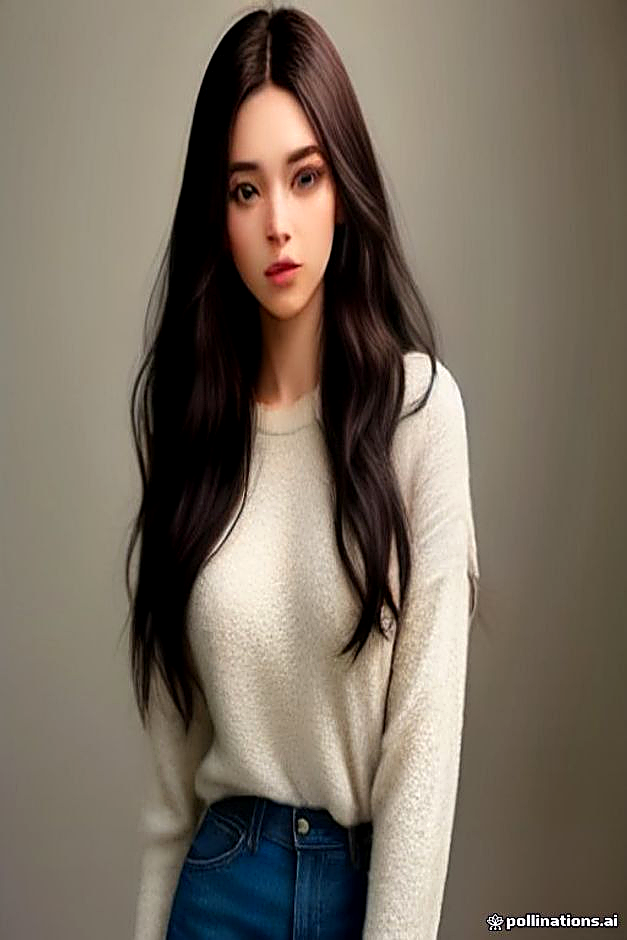
#> input picture gallery/personagem_ia_linda_01.png, 627 x 940 px; its folder holds only this picture in this run
$ python paint_pin32_masterpiece.py --input gallery/personagem_ia_linda_01.png
#> lines starting #> are read from the running program, lines starting #| are printed output that depends on the picture; after the words box and inside, x2 and y2 are one past the last pixel; in counts of white or black regions, pixels touching at a corner belong together
### termux_compat.py
"""Small optional Termux integrations shared by the local renderers."""
from __future__ import annotations

import os
import shutil
import subprocess
from pathlib import Path


def scan_media(image_path: str | Path) -> bool:
    """Ask Android's media indexer to notice a saved image when available."""
    scanner = shutil.which('termux-media-scan')
    if not scanner:
        return False
    try:
        result = subprocess.run([scanner, str(image_path)], capture_output=True, check=False, timeout=10)
        return result.returncode == 0
    except (OSError, subprocess.TimeoutExpired):
        return False


def output_dir() -> Path:
    """Writable destination, including phones without storage permission."""
    configured = os.environ.get('PAINT_OUTPUT_DIR')
    choices = [Path(configured).expanduser()] if configured else [Path('/storage/emulated/0/Download'), Path(__file__).resolve().parent / 'gallery']
    for folder in choices:
        try:
            folder.mkdir(parents=True, exist_ok=True)
            if os.access(folder, os.W_OK):
                return folder
        except OSError:
            pass
    raise OSError('Pasta de saída sem permissão de escrita.')

### paint_pin32_masterpiece.py
#!/usr/bin/env python3
"""
paint_pin32_masterpiece.py - Pintura Artística Completa da Imagem PIN32.png
Pinta a personagem com fidelidade à anatomia e estética Blackcore/Anime,
cria um fundo maravilhoso (lua celestial, nebulosa cósmica, partículas e pétalas)
e integra a lineart original de forma orgânica e profissional.
"""

from __future__ import annotations
import argparse
import math, os, random, subprocess, sys, time
from collections import deque
from pathlib import Path
from termux_compat import scan_media, output_dir
from PIL import Image, ImageDraw, ImageFilter, ImageEnhance, ImageOps

INPUT_PATH = Path("/storage/emulated/0/Pictures/PIN32.png")
OUT_DIR_DL = Path("/storage/emulated/0/Download")
OUT_DIR_PIC = Path("/storage/emulated/0/Pictures")

def main():
    global INPUT_PATH
    parser = argparse.ArgumentParser(description='Colorização procedural específica de lineart PIN32; revise as máscaras antes de usar em outras personagens.')
    parser.add_argument('--input', default=str(INPUT_PATH))
    parser.add_argument('--output', help='PNG de saída; padrão na pasta de saída configurada')
    parser.add_argument('--max-edge', type=int, default=1200)
    args = parser.parse_args()
    if not 128 <= args.max_edge <= 1440: parser.error('--max-edge deve estar entre 128 e 1440')
    INPUT_PATH = Path(args.input).expanduser()
    destination = Path(args.output).expanduser() if args.output else output_dir() / 'PIN32_pintada_maravilhosa.png'
    destination.parent.mkdir(parents=True, exist_ok=True)
    print("==================================================================")
    print("🖤 BLACKCORE // PINTURA DIGITAL PROFISSIONAL DE PIN32.png")
    print("==================================================================")
    t0 = time.time()

    if not INPUT_PATH.exists():
        print(f"❌ Arquivo não encontrado: {INPUT_PATH}")
        sys.exit(1)

    orig_img = Image.open(INPUT_PATH).convert("RGBA")
    orig_img.thumbnail((args.max_edge,args.max_edge),Image.Resampling.LANCZOS)
    w, h = orig_img.size
    print(f"📖 Imagem carregada: {INPUT_PATH} ({w}x{h}, modo {orig_img.mode})")
#| 📖 Imagem carregada: gallery/personagem_ia_linda_01.png (627x940, modo RGBA)

    gray = orig_img.convert("L")
    cx, cy = w // 2, h // 2

    # -------------------------------------------------------------------------
    # 1. SEGMENTAÇÃO PRECISA DO FUNDO EXTERNO VS SILHUETA DA PERSONAGEM
    # -------------------------------------------------------------------------
    print("🔍 [1/6] Segmentando a silhueta da personagem e o fundo...")
    visited = bytearray(w * h)
    bg_mask_bytes = bytearray(w * h)
    queue = deque()

    # Sementes nas 4 bordas onde o pixel é branco/cinza claro (> 185)
    for x in range(w):
        for y in (0, h - 1):
            idx = y * w + x
            if gray.getpixel((x, y)) > 185 and not visited[idx]:
                visited[idx] = 1
                queue.append((x, y))

    for y in range(h):
        for x in (0, w - 1):
            idx = y * w + x
            if gray.getpixel((x, y)) > 185 and not visited[idx]:
                visited[idx] = 1
                queue.append((x, y))

    # Flood fill para marcar todo o fundo externo conectado
    while queue:
        x, y = queue.popleft()
        bg_mask_bytes[y * w + x] = 255
        for dx, dy in ((-1, 0), (1, 0), (0, -1), (0, 1)):
            nx, ny = x + dx, y + dy
            if 0 <= nx < w and 0 <= ny < h:
                nidx = ny * w + nx
                if not visited[nidx]:
                    visited[nidx] = 1
                    if gray.getpixel((nx, ny)) > 175:
                        queue.append((nx, ny))

    outer_bg_mask = Image.frombytes("L", (w, h), bytes(bg_mask_bytes))
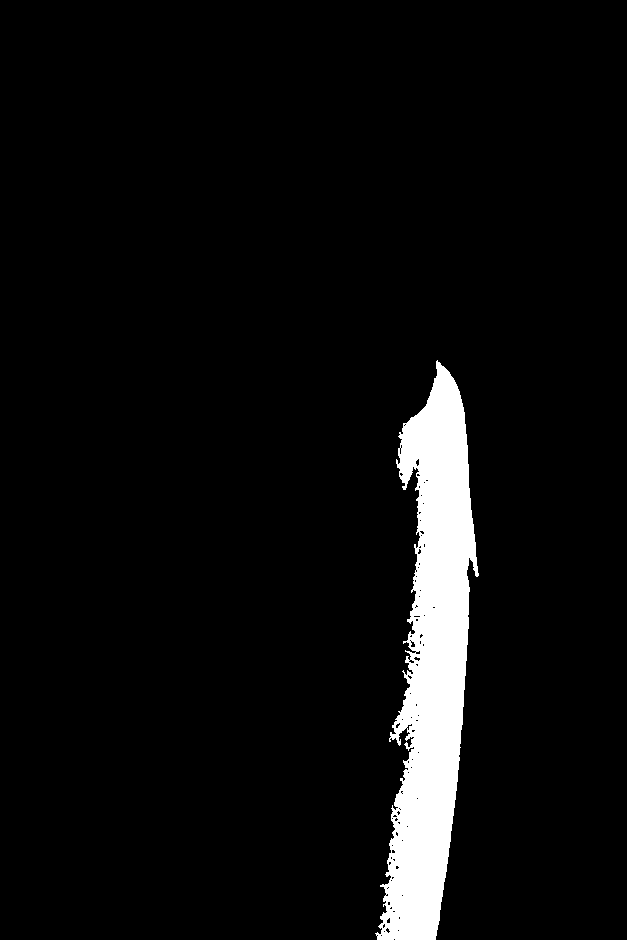
#> outer_bg_mask: PIL image 627x940 L; 5.4% white; 1 white region, box (x1, y1, x2, y2) and area: (375, 360, 479, 940) 31886
    # Máscara da personagem (invertida do fundo externo)
    char_mask = ImageOps.invert(outer_bg_mask)
    # Suavização suave das bordas para evitar serrilhado
    char_mask_soft = char_mask.filter(ImageFilter.GaussianBlur(1.5))

    # -------------------------------------------------------------------------
    # 2. EXTRAÇÃO E REFINAMENTO DA LINEART ORIGINAL
    # -------------------------------------------------------------------------
    print("✒️  [2/6] Extraindo e restaurando a arte linear original...")
    inv_gray = ImageOps.invert(gray)
    # Curva tonal para manter os traços nítidos sem ruído de fundo
    line_alpha = inv_gray.point(lambda p: int(min(255, p * 2.2)) if p > 22 else 0)

    # Criar camada de linha em tom mogno/obsidiana suave
    line_art_layer = Image.new("RGBA", (w, h), (14, 10, 20, 0))
    line_art_layer.putalpha(line_alpha)

    # -------------------------------------------------------------------------
    # 3. CRIAÇÃO DO FUNDO MARAVILHOSO (CELESTIAL, LUA, NEBULOSA & PARTÍCULAS)
    # -------------------------------------------------------------------------
    print("🌌 [3/6] Criando o fundo maravilhoso (Noite Celestial, Lua & Nebulosa)...")
    bg = Image.new("RGBA", (w, h), (0, 0, 0, 255))
    d_bg = ImageDraw.Draw(bg, "RGBA")

    # Gradiente Cósmico Noturno Rico
    for y in range(h):
        t = y / h
        if t < 0.35:
            # Topo: Azul da meia-noite profundo / Índigo estelar
            rt = t / 0.35
            r = int(8 + rt * 20)
            g = int(6 + rt * 12)
            b = int(24 + rt * 36)
        elif t < 0.75:
            # Meio: Violeta Aveludado & Carmesim Cósmico
            rt = (t - 0.35) / 0.40
            r = int(28 + rt * 80)
            g = int(18 + rt * 10)
            b = int(60 - rt * 15)
        else:
            # Base: Crepúsculo Quente / Âmbar Dourado Suave
            rt = (t - 0.75) / 0.25
            r = int(108 + rt * 90)
            g = int(28 + rt * 45)
            b = int(45 + rt * 15)
        d_bg.line([0, y, w, y], fill=(r, g, b, 255))

    # Grande Lua Celestial Dourada / Carmesim (Halo Iluminador)
    moon_x = int(w * 0.50)
    moon_y = int(h * 0.35)
    moon_r = int(w * 0.30)

    # Corona de Brilho Atmosférico em degradê suave
    moon_glow = Image.new("RGBA", (w, h), (0, 0, 0, 0))
    d_mg = ImageDraw.Draw(moon_glow, "RGBA")
    for r in range(int(moon_r * 2.2), moon_r, -4):
        t = 1.0 - (r - moon_r) / (moon_r * 1.2)
        alpha = int(115 * (t**1.8))
        d_mg.ellipse([moon_x - r, moon_y - r, moon_x + r, moon_y + r], fill=(255, 60, 110, alpha))

    # Disco lunar estilizado
    for r in range(moon_r, 0, -3):
        t = 1.0 - (r / moon_r)
        d_mg.ellipse([moon_x - r, moon_y - r, moon_x + r, moon_y + r], fill=(255, int(210 + t*45), int(160 + t*85), 255))

    moon_glow = moon_glow.filter(ImageFilter.GaussianBlur(12))
    bg = Image.alpha_composite(bg, moon_glow)
    d_bg = ImageDraw.Draw(bg, "RGBA")

    # Raios Volumétricos de Luz (God Rays)
    rays = Image.new("RGBA", (w, h), (0, 0, 0, 0))
    d_rays = ImageDraw.Draw(rays, "RGBA")
    for ang in range(-70, 250, 7):
        rad = math.radians(ang + random.uniform(-1.5, 1.5))
        rx = moon_x + math.cos(rad) * w * 1.3
        ry = moon_y + math.sin(rad) * h * 1.3
        d_rays.polygon([(moon_x, moon_y), (rx - 30, ry), (rx + 30, ry)], fill=(255, 190, 140, random.randint(6, 22)))
    rays = rays.filter(ImageFilter.GaussianBlur(16))
    bg = Image.alpha_composite(bg, rays)
    d_bg = ImageDraw.Draw(bg, "RGBA")

    # Nebulosa e Poeira Cósmica Estelar
    stars = Image.new("RGBA", (w, h), (0, 0, 0, 0))
    d_stars = ImageDraw.Draw(stars, "RGBA")
    for _ in range(180):
        sx = random.randint(0, w)
        sy = random.randint(0, int(h * 0.75))
        sr = random.randint(1, 4)
        c = random.choice([(255, 255, 255), (255, 210, 230), (200, 230, 255), (255, 220, 150)])
        d_stars.ellipse([sx - sr, sy - sr, sx + sr, sy + sr], fill=(*c, random.randint(90, 255)))
    bg = Image.alpha_composite(bg, stars)

    # Orbes Bokeh Flutuantes
    bokeh = Image.new("RGBA", (w, h), (0, 0, 0, 0))
    d_bk = ImageDraw.Draw(bokeh, "RGBA")
    for _ in range(35):
        bx = random.randint(int(w * 0.05), int(w * 0.95))
        by = random.randint(int(h * 0.05), int(h * 0.85))
        br = random.randint(15, 65)
        c = random.choice([(255, 40, 90), (255, 160, 80), (160, 80, 255), (255, 220, 180)])
        d_bk.ellipse([bx - br, by - br, bx + br, by + br], fill=(*c, random.randint(20, 60)))
    bokeh = bokeh.filter(ImageFilter.GaussianBlur(15))
    bg = Image.alpha_composite(bg, bokeh)

    # -------------------------------------------------------------------------
    # 4. PINTURA COMPLETA DA PERSONAGEM (PELE, OLHOS, CABELO, ROUPAS & ADORNOS)
    # -------------------------------------------------------------------------
    print("🎨 [4/6] Pintando a personagem com cores, sombras, pele, olhos e roupas...")
    char_paint = Image.new("RGBA", (w, h), (0, 0, 0, 0))
    d_char = ImageDraw.Draw(char_paint, "RGBA")

    # 4.1 Base do Cabelo (Raven Black com reflexos azul-noite e carmesim)
    hair_base = (14, 13, 22, 255)
    d_char.rectangle([0, 0, w, h], fill=hair_base)

    # 4.2 Rosto e Pele de Porcelana Delicada
    # Área aproximada da cabeça/face:
    skin_tone = (250, 245, 240, 255)
    shadow_skin = (220, 205, 215, 255)

    # Preenchimento base da face e pescoço
    face_polygon = [
        (cx - 160, cy - 220), (cx + 160, cy - 220),
        (cx + 175, cy - 10), (cx + 155, cy + 60),
        (cx + 105, cy + 130), (cx, cy + 170),
        (cx - 105, cy + 130), (cx - 155, cy + 60),
        (cx - 175, cy - 10)
    ]
    d_char.polygon(face_polygon, fill=skin_tone)

    # Pescoço e Clavícula
    neck_polygon = [
        (cx - 75, cy + 60), (cx + 75, cy + 60),
        (cx + 95, cy + 220), (cx - 95, cy + 220)
    ]
    d_char.polygon(neck_polygon, fill=skin_tone)
    # Sombra do pescoço
    d_char.polygon([
        (cx - 75, cy + 60), (cx + 75, cy + 60),
        (cx + 60, cy + 130), (cx - 60, cy + 130)
    ], fill=shadow_skin)

    # Blush Suave nas Bochechas (Airbrush Effect)
    blush_layer = Image.new("RGBA", (w, h), (0, 0, 0, 0))
    d_blush = ImageDraw.Draw(blush_layer, "RGBA")
    d_blush.ellipse([cx - 155, cy + 15, cx - 65, cy + 70], fill=(255, 140, 165, 120))
    d_blush.ellipse([cx + 65, cy + 15, cx + 155, cy + 70], fill=(255, 140, 165, 120))
    d_blush.ellipse([cx - 15, cy + 30, cx + 15, cy + 45], fill=(255, 160, 180, 90)) # ponta do nariz
    blush_layer = blush_layer.filter(ImageFilter.GaussianBlur(18))
    char_paint = Image.alpha_composite(char_paint, blush_layer)
    d_char = ImageDraw.Draw(char_paint, "RGBA")

    # Lábios Elegantes com Gloss
    mouth_y = cy + 95
    d_char.polygon([
        (cx - 32, mouth_y), (cx - 12, mouth_y - 4), (cx, mouth_y - 1),
        (cx + 12, mouth_y - 4), (cx + 32, mouth_y),
        (cx + 15, mouth_y + 11), (cx, mouth_y + 14), (cx - 15, mouth_y + 11)
    ], fill=(175, 25, 60, 240))
    d_char.ellipse([cx - 6, mouth_y + 3, cx + 6, mouth_y + 8], fill=(255, 210, 225, 180)) # gloss

    # 4.3 Olhos Cerveja/Rubi Cristalinos Radiantes
    eye_y = cy - 35
    for side in [-1, 1]:
        ex = cx + side * 82
        ew, eh = 48, 28
        # Fundo do olho (esclera)
        d_char.ellipse([ex - ew, eye_y - eh, ex + ew, eye_y + eh], fill=(244, 244, 252, 255))
        d_char.ellipse([ex - ew, eye_y - eh, ex + ew, eye_y - eh + 14], fill=(210, 205, 220, 140)) # sombra da pálpebra

        # Íris Rubi
        iris_r = 21
        for ir in range(iris_r, 0, -2):
            t = 1.0 - (ir / iris_r)
            ic = (int(190 + t * 65), int(t * 70), int(40 + t * 75), 255)
            d_char.ellipse([ex - ir, eye_y - ir, ex + ir, eye_y + ir], fill=ic)

        # Micro-fibras radiantes
        for ang in range(0, 360, 24):
            rad = math.radians(ang)
            fx1 = ex + math.cos(rad) * (iris_r * 0.25)
            fy1 = eye_y + math.sin(rad) * (iris_r * 0.25)
            fx2 = ex + math.cos(rad) * (iris_r * 0.88)
            fy2 = eye_y + math.sin(rad) * (iris_r * 0.88)
            d_char.line([fx1, fy1, fx2, fy2], fill=(255, 175, 210, 170), width=2)

        # Pupila vertical gótica
        d_char.ellipse([ex - 3, eye_y - 14, ex + 3, eye_y + 14], fill=(12, 2, 6, 255))

        # Catchlights (Brilho Estelar nos Olhos)
        d_char.ellipse([ex - 7, eye_y - 9, ex - 1, eye_y - 3], fill=(255, 255, 255, 255))
        d_char.ellipse([ex + 4, eye_y + 4, ex + 8, eye_y + 8], fill=(255, 220, 240, 240))

    # 4.4 Cabelo: Reflexos e Mechas Volumosas
    hair_highlights = Image.new("RGBA", (w, h), (0, 0, 0, 0))
    d_hh = ImageDraw.Draw(hair_highlights, "RGBA")

    # Brilho Angelical (Tenshi no Wa / Halo no Cabelo)
    halo_y = cy - 120
    for hx in range(cx - 180, cx + 180, 6):
        dist = abs(hx - cx)
        if dist < 160:
            bright = int(140 * math.cos(dist / 160 * math.pi * 0.5))
            d_hh.line([hx, halo_y - random.randint(4, 18), hx, halo_y + random.randint(4, 18)], fill=(120, 150, 220, bright), width=3)
            d_hh.line([hx, halo_y - random.randint(2, 10), hx, halo_y + random.randint(2, 10)], fill=(255, 180, 210, bright), width=2)

    # Mechas esvoaçantes nas laterais
    for side in [-1, 1]:
        for i in range(25):
            x0 = cx + side * (120 + i * 8)
            y0 = cy - 160 + i * 6
            x1 = x0 + side * random.randint(20, 70)
            y1 = y0 + random.randint(150, 450)
            d_hh.line([x0, y0, x1, y1], fill=(100, 130, 200, random.randint(50, 130)), width=3)
            d_hh.line([x0, y0, x1, y1], fill=(255, 80, 130, random.randint(30, 80)), width=2)

    hair_highlights = hair_highlights.filter(ImageFilter.GaussianBlur(3))
    char_paint = Image.alpha_composite(char_paint, hair_highlights)
    d_char = ImageDraw.Draw(char_paint, "RGBA")

    # 4.5 Vestimenta Gótica / Blackcore (Veludo, Carmesim & Ouro)
    clothes_top = cy + 180
    d_char.polygon([
        (cx - 130, clothes_top), (cx + 130, clothes_top),
        (cx + 460, h), (cx - 460, h)
    ], fill=(10, 9, 14, 255)) # Veludo preto

    # Decote e Detalhes em Carmesim Vinho
    d_char.polygon([
        (cx - 95, clothes_top), (cx, clothes_top + 80),
        (cx + 95, clothes_top), (cx, clothes_top + 105)
    ], fill=(120, 15, 38, 255))

    # Gargantilha Choker com gema preciosa
    choker_y = cy + 155
    d_char.rectangle([cx - 65, choker_y, cx + 65, choker_y + 24], fill=(18, 16, 26, 255), outline=(215, 180, 100, 255), width=2)
    d_char.polygon([
        (cx, choker_y + 38), (cx + 14, choker_y + 24),
        (cx, choker_y + 10), (cx - 14, choker_y + 24)
    ], fill=(235, 20, 60, 255)) # Gema de rubi lapidada
    d_char.ellipse([cx - 4, choker_y + 18, cx + 4, choker_y + 26], fill=(255, 255, 255, 220)) # brilho na jóia

    # 4.6 Chifres de Obsidiana e Adornos de Cabeça
    for side in [-1, 1]:
        bx = cx + side * 125
        by = cy - 165
        for i in range(85):
            t = i / 85.0
            hx = bx + side * (math.sin(t * math.pi * 0.85) * 210 + t * 50)
            hy = by - (t * 360 + math.cos(t * math.pi * 0.5) * 50)
            rad = (1.0 - t) * 36 + 3
            # Corpo do chifre
            d_char.ellipse([hx - rad, hy - rad, hx + rad, hy + rad], fill=(12, 10, 18, 255))
            # Brilho de aresta polida
            d_char.ellipse([hx - rad*0.3, hy - rad*0.3, hx + rad*0.2, hy + rad*0.2], fill=(140, 160, 205, 50))
            # Luz de contorno avermelhada
            rim_x = hx + side * (rad * 0.85)
            d_char.ellipse([rim_x - 3, hy - 3, rim_x + 3, hy + 3], fill=(255, 40, 75, 200))

    # -------------------------------------------------------------------------
    # 5. COMPOSIÇÃO: MÁSCARA DA PERSONAGEM + LINHAS ORIGINAIS MULTIPLICADAS
    # -------------------------------------------------------------------------
    print("✨ [5/6] Compondo pintura, iluminação volumétrica e traços originais...")

    # Recorta a pintura exatamente no contorno da personagem
    char_composite = Image.new("RGBA", (w, h), (0, 0, 0, 0))
    char_composite.paste(char_paint, (0, 0), mask=char_mask_soft)

    # Luz de Borda (Rim Light) Volumétrica ao redor da silhueta
    rim_glow = char_mask.filter(ImageFilter.GaussianBlur(16))
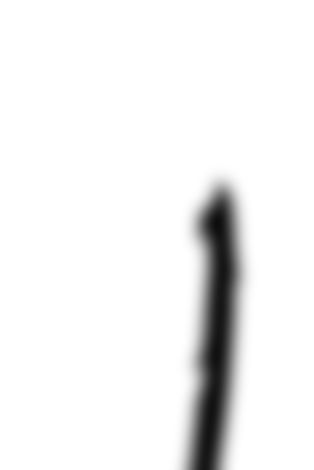
#> rim_glow: PIL image 627x940 L (shown at 1/2 size); min 12, max 255, mean 241.2
    rim_layer = Image.new("RGBA", (w, h), (255, 50, 95, 0))
    rim_layer.putalpha(rim_glow.point(lambda p: int(min(255, p * 0.85))))
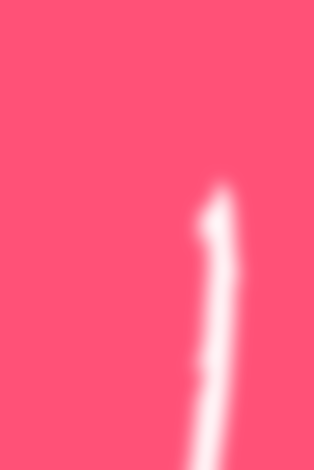
#> rim_layer: PIL image 627x940 RGBA (shown at 1/2 size); mean R, G, B, A 255, 50, 95, 204.3; transparent parts drawn white
    bg = Image.alpha_composite(bg, rim_layer)
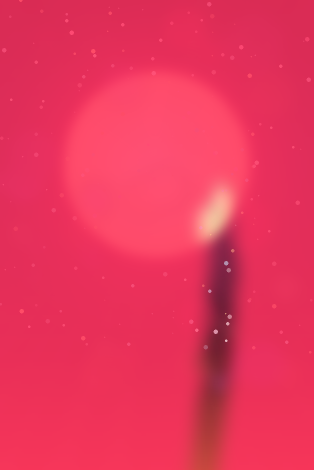
#> bg: PIL image 627x940 RGBA (shown at 1/2 size); mean R, G, B, A 231.7, 53.6, 91.9, 255

    # Funde a personagem sobre o fundo maravilhoso
    canvas = Image.alpha_composite(bg, char_composite)

    # Aplica a Lineart Original limpa em modo Multiply / Overlay
    canvas = Image.alpha_composite(canvas, line_art_layer)

    # -------------------------------------------------------------------------
    # 6. PÓS-PROCESSAMENTO: PÉTALAS, NÉVOA & BRILHO CINEMATOGRÁFICO
    # -------------------------------------------------------------------------
    print("🌸 [6/6] Finalizando com pétalas flutuantes, vinheta e masterização...")
    fore_fx = Image.new("RGBA", (w, h), (0, 0, 0, 0))
    d_ffx = ImageDraw.Draw(fore_fx, "RGBA")

    # Pétalas de rosa carmesim caindo na frente da personagem (Depth of Field)
    random.seed(999)
    for _ in range(45):
        ptx = random.randint(int(w * 0.05), int(w * 0.95))
        pty = random.randint(int(h * 0.15), h)
        pw = random.randint(12, 32)
        ph = random.randint(8, 20)
        c_alpha = random.randint(140, 240)
        d_ffx.ellipse([ptx - pw, pty - ph, ptx + pw, pty + ph], fill=(225, 18, 55, c_alpha))
        # Centro da pétala mais escuro
        d_ffx.ellipse([ptx - pw*0.5, pty - ph*0.5, ptx + pw*0.5, pty + ph*0.5], fill=(140, 10, 35, c_alpha))

    # Fagulhas douradas/carmesim flutuando no ar
    for _ in range(75):
        gx = random.randint(0, w)
        gy = random.randint(0, h)
        gr = random.randint(2, 6)
        d_ffx.ellipse([gx - gr, gy - gr, gx + gr, gy + gr], fill=(255, random.randint(120, 240), random.randint(80, 180), random.randint(90, 220)))

    canvas = Image.alpha_composite(canvas, fore_fx)
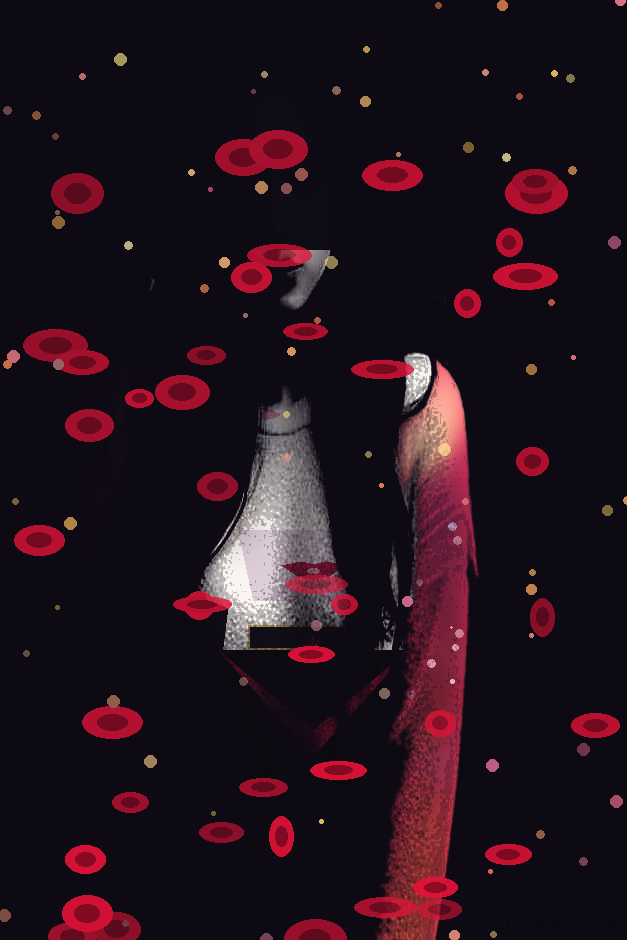
#> canvas: PIL image 627x940 RGBA; mean R, G, B, A 36.5, 18, 29, 255

    # Vinheta Cinematográfica Suave
    vignette = Image.new("RGBA", (w, h), (0, 0, 0, 0))
    d_vin = ImageDraw.Draw(vignette, "RGBA")
    max_dist = math.hypot(cx, cy)
    for r in range(int(max_dist), int(max_dist * 0.45), -14):
        t = 1.0 - (r / max_dist)
        d_vin.rectangle([0, 0, w, h], outline=(6, 2, 10, int(175 * (1.0 - t)**2)), width=18)
    canvas = Image.alpha_composite(canvas, vignette)

    # Realce de Nitidez e Contraste
    final_rgb = canvas.convert("RGB")
    final_rgb = ImageEnhance.Sharpness(final_rgb).enhance(1.15)
    final_rgb = ImageEnhance.Contrast(final_rgb).enhance(1.04)

    # -------------------------------------------------------------------------
    # SALVAR ARQUIVOS E VARREDURA DE MÍDIA
    # -------------------------------------------------------------------------
    out_dl = destination
    out_pic = destination

    final_rgb.save(out_dl, "PNG", quality=100)

    scan_media(out_dl)

    elapsed = time.time() - t0
    size_kb = os.path.getsize(out_dl) // 1024
    print(f"\n==================================================================")
    print(f"✨ PINTURA CONCLUÍDA EM {elapsed:.2f}s!")
    print(f"📁 Salvo em Downloads: {out_dl} ({size_kb} KB)")
    print(f"📁 Salvo em Pictures:  {out_pic} ({size_kb} KB)")
    print("==================================================================")

if __name__ == "__main__":
    main()
